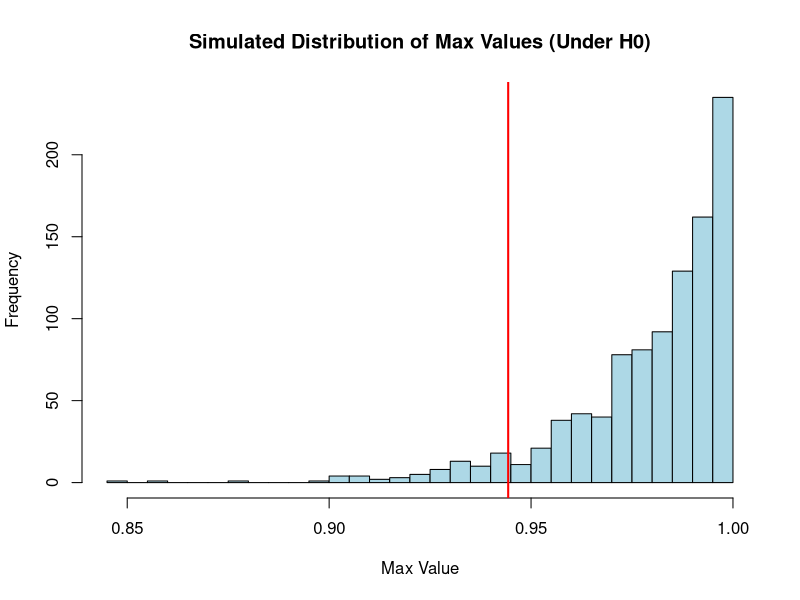
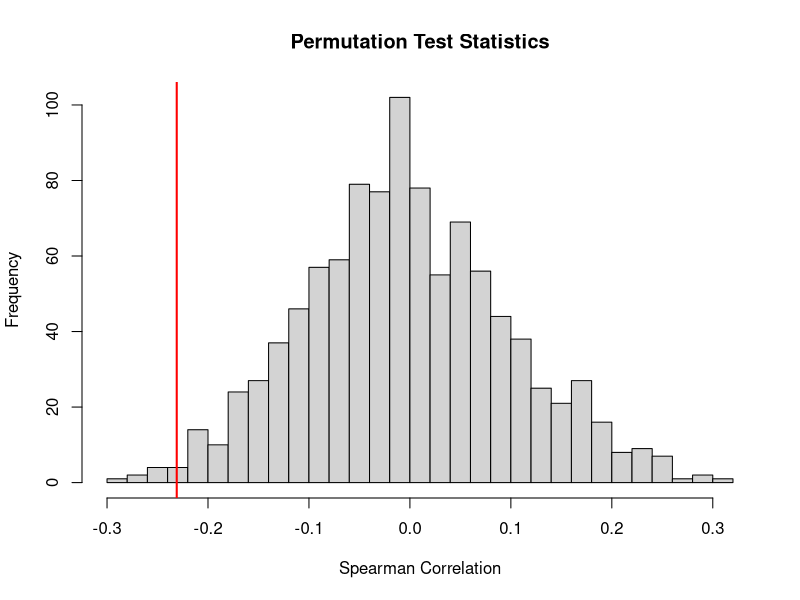
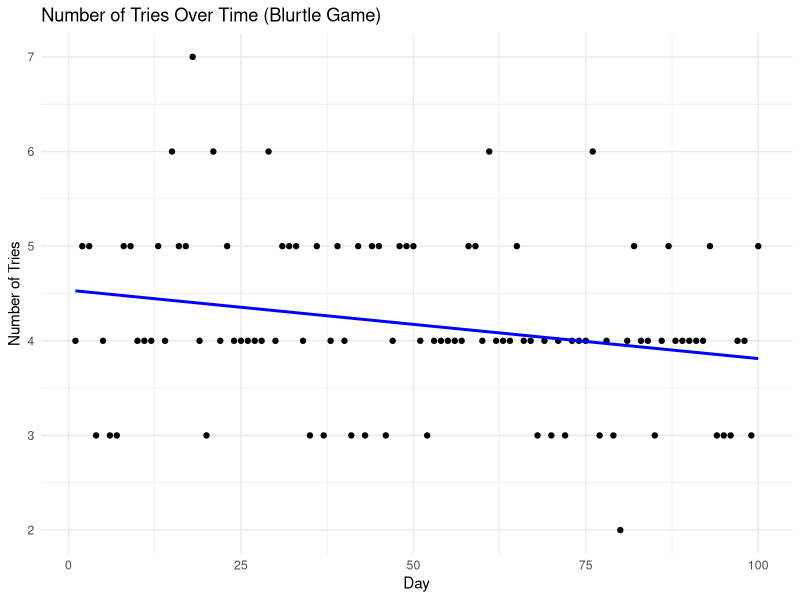
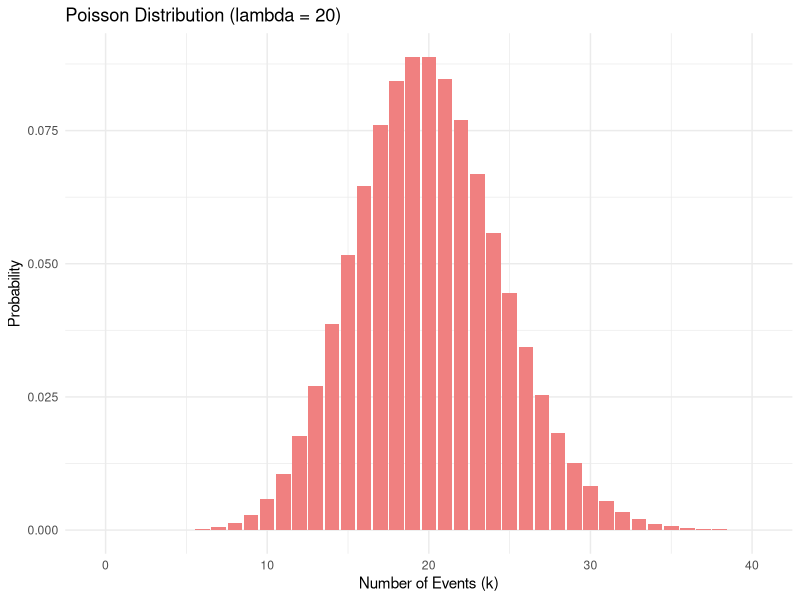

Source code (R) for these figures, in order: (Note: this script raises an error after producing the figures.)
## ---- chunk 1
knitr::opts_chunk$set(echo=T,eval=T,message=F,warning=F,fig.align='center')
library(tidyverse)
## ---- chunk 2
flips1 = "HTHTHTHTHTHTHTHTHTHTHTHTHTHTHTHTHTHTHTHTHTHTHTHTHTHTHTHTHTHTHTHTHTHTHTHTHTHTHTHTHTHTHTHTHTHTHTHTHTHTHTHTHTHTHTHTHTHTHTHTHTHTHTHTHTHTHTHTHTHTHTHTHTHTHTHTHTHTHTHTHTHTHTHTHTHTHTHTHTHTHTHTHTHTHTHTHTHTHTHT"

flips2 = "HHHTHTTTHHTHHTHHHTTTTHTHTHHTTHTHHHTHHTHTTTHTHHHTHTTTHTHTHHTHTHTTHTHHTHTHTTTHTHHHTHTHTTHTHTHHTHTHTHHHTHTTTHTHHTHTHTHHTTTHTHHTHHTTTTHTHTHHHTHTTHTHHTHTHTTHTHHTHTHHHTHHHTHTTTHTTHTTTHTHHHTHTHTTHTHHTHHTHTTT"

flips3 = "HHTHTHTTTHTHHHTHHTTTHTHHTHTTTHTHTHHTHTHTTHTHHHHHHTTTHTHTHHTHTTTHTHHTHTHTTTHTHHHTTHTTTHTHTHHHHTHTTHHTTTTTHTHHHTHTHTTTTTHHHTHHTHHTHHHTTTTHTHTHHHTHHTTTTTHTHHHTHTHTHTTTHTHHHTHTHTHTTHTHHTHTHTHTTTTHTHHHTHTH"

flips4 = "HTHHHHHHHTHTTHHTTHHHTHTHTTTHHTHHHTHHTTHTTTTTTTTTHTHHTTTTTHTHTHTHHTTHTTHTTTTTHHHTHTTTHTHTHHHTHTTTTHTHTHHTTHTHTTHHTHTHHHHTHTTHHTTHTTHTTHTHHHHHHTTTTTTHHHTTHTHHHHTTTHTTHHHTTHTHHTTTHHTHHTTTHTHHTHHHTHHTTHHH"

flips5 = "HHHHHHHHHHTTTTTTTTTTHHHHHHHHHHTTTTTTTTTTHHHHHHHHHHTTTTTTTTTTHHHHHHHHHHTTTTTTTTTTHHHHHHHHHHTTTTTTTTTTHHHHHHHHHHTTTTTTTTTTHHHHHHHHHHTTTTTTTTTTHHHHHHHHHHTTTTTTTTTTHHHHHHHHHHTTTTTTTTTTHHHHHHHHHHTTTTTTTTTT"

flips6 = "TTHTTTHTTTTTTTHTHTHTHTTHTTHTHHTHHTTTHHTHTTTHTHHTHHHTHTTHHTHHTTHTHTTTTHTHTTTHHTTTTTTTTHTHHTTHTTTTTTHTHTHTHTTTHTTHHTTHTTTHHTTTHTTHTTTTHTTTTHHTTTHTHTHHHTTTTTTHTHHTTTTTTTTTTTTHHHTTTHHHTTTHTTTHTHTTHTTTTTHT"

# you can use the function below to split the above sequences in vectors of flips
split = function(str) strsplit(str, split="")[[1]]
split(flips1)
## ---- chunk 3
# Function to find the longest run of heads ("H") in a vector of coin flips
longest_heads_run <- function(flips) {
  max_run <- 0   # Variable to store the maximum run of heads
  current_run <- 0  # Variable to count the current run of heads
  
  for (flip in flips) {
    if (flip == "H") {
      current_run <- current_run + 1  # Increment the current run of heads
    } else {
      if (current_run > max_run) {
        max_run <- current_run  # Update max_run if current_run is greater
      }
      current_run <- 0  # Reset the current run if the flip is not heads
    }
  }
  
  # Final check in case the longest run is at the end of the sequence
  if (current_run > max_run) {
    max_run <- current_run
  }
  
  return(max_run)
}

# Example usage
longest_heads_run(split(flips1))
longest_heads_run(split(flips2))
longest_heads_run(split(flips3))
longest_heads_run(split(flips4))
longest_heads_run(split(flips5))
longest_heads_run(split(flips6))

## ---- chunk 4
# Function to simulate fair coin flips and find the longest run of heads
simulate_coin_flips <- function(n_flips) {
  flips <- sample(c("H", "T"), size = n_flips, replace = TRUE)  # Simulate fair coin flips
  return(longest_heads_run(flips))  # Return the longest run of heads
}

# Number of flips in each sequence
n_flips <- 200  # Adjust this to the actual length of your flip sequences

# Monte Carlo simulation to find the average longest run of heads over 10,000 trials
set.seed(123)
n_trials <- 10000
longest_runs <- numeric(n_trials)

for (i in 1:n_trials) {
  longest_runs[i] <- simulate_coin_flips(n_flips)
}

# Calculate the average longest run of heads from the Monte Carlo simulation
average_longest_run <- mean(longest_runs)
print(paste("Average longest run of heads from Monte Carlo simulation (using a fair coin):", average_longest_run))

# Compare with the longest run of heads from each provided sequence 
flips_list <- list(flips1, flips2, flips3, flips4, flips5, flips6)
results <- sapply(flips_list, function(flip_sequence) {
  flips_vector <- split(flip_sequence)
  longest_heads <- longest_heads_run(flips_vector)
  return(longest_heads)
})

# Combine the results
comparison <- data.frame(Sequence = paste0("Flips", 1:6),
                         LongestRun = results,
                         Difference = results - average_longest_run)

# Print comparison results
print(comparison)

## ---- chunk 5
# Calculate p-values for each sequence
p_values <- sapply(results, function(longest_run) {
  # P-value is the proportion of simulated runs that are less than or equal to the longest run
  mean(longest_runs <= longest_run)
  #2 * min(mean(longest_runs >= longest_run), mean(longest_runs <= longest_run))      # if we want 2 sided test
})

# Combine the results into a data frame
comparison <- data.frame(Sequence = paste0("Flips", 1:6),
                         LongestRun = results,
                         PValue = p_values)

print(comparison)

## ---- chunk 6
set.seed(123)
flips1 = "HTHTHTHTHTHTHTHTHTHTHTHTHTHTHTHTHTHTHTHTHTHTHTHTHTHTHTHTHTHTHTHTHTHTHTHTHTHTHTHTHTHTHTHTHTHTHTHTHTHTHTHTHTHTHTHTHTHTHTHTHTHTHTHTHTHTHTHTHTHTHTHTHTHTHTHTHTHTHTHTHTHTHTHTHTHTHTHTHTHTHTHTHTHTHTHTHTHTHTHT"

flips2 = "HHHTHTTTHHTHHTHHHTTTTHTHTHHTTHTHHHTHHTHTTTHTHHHTHTTTHTHTHHTHTHTTHTHHTHTHTTTHTHHHTHTHTTHTHTHHTHTHTHHHTHTTTHTHHTHTHTHHTTTHTHHTHHTTTTHTHTHHHTHTTHTHHTHTHTTHTHHTHTHHHTHHHTHTTTHTTHTTTHTHHHTHTHTTHTHHTHHTHTTT"

flips3 = "HHTHTHTTTHTHHHTHHTTTHTHHTHTTTHTHTHHTHTHTTHTHHHHHHTTTHTHTHHTHTTTHTHHTHTHTTTHTHHHTTHTTTHTHTHHHHTHTTHHTTTTTHTHHHTHTHTTTTTHHHTHHTHHTHHHTTTTHTHTHHHTHHTTTTTHTHHHTHTHTHTTTHTHHHTHTHTHTTHTHHTHTHTHTTTTHTHHHTHTH"

flips4 = "HTHHHHHHHTHTTHHTTHHHTHTHTTTHHTHHHTHHTTHTTTTTTTTTHTHHTTTTTHTHTHTHHTTHTTHTTTTTHHHTHTTTHTHTHHHTHTTTTHTHTHHTTHTHTTHHTHTHHHHTHTTHHTTHTTHTTHTHHHHHHTTTTTTHHHTTHTHHHHTTTHTTHHHTTHTHHTTTHHTHHTTTHTHHTHHHTHHTTHHH"

flips5 = "HHHHHHHHHHTTTTTTTTTTHHHHHHHHHHTTTTTTTTTTHHHHHHHHHHTTTTTTTTTTHHHHHHHHHHTTTTTTTTTTHHHHHHHHHHTTTTTTTTTTHHHHHHHHHHTTTTTTTTTTHHHHHHHHHHTTTTTTTTTTHHHHHHHHHHTTTTTTTTTTHHHHHHHHHHTTTTTTTTTTHHHHHHHHHHTTTTTTTTTT"

flips6 = "TTHTTTHTTTTTTTHTHTHTHTTHTTHTHHTHHTTTHHTHTTTHTHHTHHHTHTTHHTHHTTHTHTTTTHTHTTTHHTTTTTTTTHTHHTTHTTTTTTHTHTHTHTTTHTTHHTTHTTTHHTTTHTTHTTTTHTTTTHHTTTHTHTHHHTTTTTTHTHHTTTTTTTTTTTTHHHTTTHHHTTTHTTTHTHTTHTTTTTHT"

# you can use the function below to split the above sequences in vectors of flips
split = function(str) strsplit(str, split="")[[1]]
split(flips1)

# Function to calculate autocorrelation for a given lag
autocorrelation <- function(sequence, lag) {
  n <- length(sequence)
  sequence_lagged <- sequence[(lag + 1):n]
  sequence_original <- sequence[1:(n - lag)]
  
  # Compute correlation between original and lagged sequence
  return(cor(sequence_original, sequence_lagged))
}

# Function to calculate the maximum streak length
max_streak_length <- function(sequence) {
  max_streak <- 0
  current_streak <- 1
  
  for (i in 2:length(sequence)) {
    if (sequence[i] == sequence[i - 1]) {
      current_streak <- current_streak + 1
    } else {
      max_streak <- max(max_streak, current_streak)
      current_streak <- 1
    }
  }
  max_streak <- max(max_streak, current_streak) # Handle case when last streak is the longest
  return(max_streak)
}

# Convert coin flips sequences to 0s and 1s (H = 1, T = 0)
convert_to_numeric <- function(sequence) {
  return(as.numeric(sequence == 'H'))
}

flips1 <- unlist(strsplit("HTHTHTHTHTHTHTHTHTHTHTHTHTHTHTHTHTHTHTHTHTHTHTHTHTHTHTHTHTHTHTHTHTHTHTHTHTHTHTHTHTHTHTHTHTHTHTHTHTHTHTHTHTHTHTHTHTHTHTHTHTHTHTHTHTHTHTHTHTHTHTHTHTHTHTHTHTHTHTHTHTHTHTHTHTHTHTHTHTHTHTHTHTHTHTHTHTHTHTHT", ""))
flips2 <- unlist(strsplit("HHHTHTTTHHTHHTHHHTTTTHTHTHHTTHTHHHTHHTHTTTHTHHHTHTTTHTHTHHTHTHTTHTHHTHTHTTTHTHHHTHTHTTHTHTHHTHTHTHHHTHTTTHTHHTHTHTHHTTTHTHHTHHTTTTHTHTHHHTHTTHTHHTHTHTTHTHHTHTHHHTHHHTHTTTHTTHTTTHTHHHTHTHTTHTHHTHHTHTTT", ""))
flips3 <- unlist(strsplit("HHTHTHTTTHTHHHTHHTTTHTHHTHTTTHTHTHHTHTHTTHTHHHHHHTTTHTHTHHTHTTTHTHHTHTHTTTHTHHHTTHTTTHTHTHHHHTHTTHHTTTTTHTHHHTHTHTTTTTHHHTHHTHHTHHHTTTTHTHTHHHTHHTTTTTHTHHHTHTHTHTTTHTHHHTHTHTHTTHTHHTHTHTHTTTTHTHHHTHTH", ""))
flips4<- unlist(strsplit("HTHHHHHHHTHTTHHTTHHHTHTHTTTHHTHHHTHHTTHTTTTTTTTTHTHHTTTTTHTHTHTHHTTHTTHTTTTTHHHTHTTTHTHTHHHTHTTTTHTHTHHTTHTHTTHHTHTHHHHTHTTHHTTHTTHTTHTHHHHHHTTTTTTHHHTTHTHHHHTTTHTTHHHTTHTHHTTTHHTHHTTTHTHHTHHHTHHTTHHH", ""))
flips5<- unlist(strsplit("HHHHHHHHHHTTTTTTTTTTHHHHHHHHHHTTTTTTTTTTHHHHHHHHHHTTTTTTTTTTHHHHHHHHHHTTTTTTTTTTHHHHHHHHHHTTTTTTTTTTHHHHHHHHHHTTTTTTTTTTHHHHHHHHHHTTTTTTTTTTHHHHHHHHHHTTTTTTTTTTHHHHHHHHHHTTTTTTTTTTHHHHHHHHHHTTTTTTTTTT", ""))
flips6<- unlist(strsplit("TTHTTTHTTTTTTTHTHTHTHTTHTTHTHHTHHTTTHHTHTTTHTHHTHHHTHTTHHTHHTTHTHTTTTHTHTTTHHTTTTTTTTHTHHTTHTTTTTTHTHTHTHTTTHTTHHTTHTTTHHTTTHTTHTTTTHTTTTHHTTTHTHTHHHTTTTTTHTHHTTTTTTTTTTTTHHHTTTHHHTTTHTTTHTHTTHTTTTTHT", ""))

# Convert to numeric
flips1_num <- convert_to_numeric(flips1)
flips2_num <- convert_to_numeric(flips2)
flips3_num <- convert_to_numeric(flips3)
flips4_num <- convert_to_numeric(flips4)
flips5_num <- convert_to_numeric(flips5)
flips6_num <- convert_to_numeric(flips6)

max_streak_flips1 <- max_streak_length(flips1_num)
max_streak_flips2 <- max_streak_length(flips2_num)
max_streak_flips3 <- max_streak_length(flips3_num)
max_streak_flips4 <- max_streak_length(flips4_num)
max_streak_flips5 <- max_streak_length(flips5_num)
max_streak_flips6 <- max_streak_length(flips6_num)

cat("Flips1 Max Streak Length:", max_streak_flips1, "\n")
cat("Flips2 Max Streak Length:", max_streak_flips2, "\n")
cat("Flips3 Max Streak Length:", max_streak_flips3, "\n")
cat("Flips4 Max Streak Length:", max_streak_flips4, "\n")
cat("Flips5 Max Streak Length:", max_streak_flips5, "\n")
cat("Flips6 Max Streak Length:", max_streak_flips6, "\n")

# Function to simulate coin flips and find max streak length
simulate_max_streak <- function(n_flips) {
  sequence <- sample(c(0, 1), n_flips, replace = TRUE)  # Random sequence (0 = T, 1 = H)
  max_streak_length(sequence)
}
simulate_max_streak(200)
# Simulate max streak lengths for many random sequences

n_simulations <- 10000
n_flips <- 200
simulated_streaks <- replicate(n_simulations, simulate_max_streak(n_flips))

# Compare observed max streaks with simulated distribution
observed_streaks <- c(1, 4, 6, 9, 10, 12)

# Calculate the proportion of simulated streaks that are longer than or equal to each observed streak
p_values <- sapply(observed_streaks, function(obs) mean(simulated_streaks >= obs))

cat("P-values for each observed streak length:", p_values, "\n")

## ---- chunk 7
flips1 = "HTHTHTHTHTHTHTHTHTHTHTHTHTHTHTHTHTHTHTHTHTHTHTHTHTHTHTHTHTHTHTHTHTHTHTHTHTHTHTHTHTHTHTHTHTHTHTHTHTHTHTHTHTHTHTHTHTHTHTHTHTHTHTHTHTHTHTHTHTHTHTHTHTHTHTHTHTHTHTHTHTHTHTHTHTHTHTHTHTHTHTHTHTHTHTHTHTHTHTHT"

flips2 = "HHHTHTTTHHTHHTHHHTTTTHTHTHHTTHTHHHTHHTHTTTHTHHHTHTTTHTHTHHTHTHTTHTHHTHTHTTTHTHHHTHTHTTHTHTHHTHTHTHHHTHTTTHTHHTHTHTHHTTTHTHHTHHTTTTHTHTHHHTHTTHTHHTHTHTTHTHHTHTHHHTHHHTHTTTHTTHTTTHTHHHTHTHTTHTHHTHHTHTTT"

flips3 = "HHTHTHTTTHTHHHTHHTTTHTHHTHTTTHTHTHHTHTHTTHTHHHHHHTTTHTHTHHTHTTTHTHHTHTHTTTHTHHHTTHTTTHTHTHHHHTHTTHHTTTTTHTHHHTHTHTTTTTHHHTHHTHHTHHHTTTTHTHTHHHTHHTTTTTHTHHHTHTHTHTTTHTHHHTHTHTHTTHTHHTHTHTHTTTTHTHHHTHTH"

flips4 = "HTHHHHHHHTHTTHHTTHHHTHTHTTTHHTHHHTHHTTHTTTTTTTTTHTHHTTTTTHTHTHTHHTTHTTHTTTTTHHHTHTTTHTHTHHHTHTTTTHTHTHHTTHTHTTHHTHTHHHHTHTTHHTTHTTHTTHTHHHHHHTTTTTTHHHTTHTHHHHTTTHTTHHHTTHTHHTTTHHTHHTTTHTHHTHHHTHHTTHHH"

flips5 = "HHHHHHHHHHTTTTTTTTTTHHHHHHHHHHTTTTTTTTTTHHHHHHHHHHTTTTTTTTTTHHHHHHHHHHTTTTTTTTTTHHHHHHHHHHTTTTTTTTTTHHHHHHHHHHTTTTTTTTTTHHHHHHHHHHTTTTTTTTTTHHHHHHHHHHTTTTTTTTTTHHHHHHHHHHTTTTTTTTTTHHHHHHHHHHTTTTTTTTTT"

flips6 = "TTHTTTHTTTTTTTHTHTHTHTTHTTHTHHTHHTTTHHTHTTTHTHHTHHHTHTTHHTHHTTHTHTTTTHTHTTTHHTTTTTTTTHTHHTTHTTTTTTHTHTHTHTTTHTTHHTTHTTTHHTTTHTTHTTTTHTTTTHHTTTHTHTHHHTTTTTTHTHHTTTTTTTTTTTTHHHTTTHHHTTTHTTTHTHTTHTTTTTHT"

 sequence_bin1 <- as.numeric(unlist(strsplit(flips1, "")) == "H")
 sequence_bin2 <- as.numeric(unlist(strsplit(flips2, "")) == "H")
 sequence_bin3 <- as.numeric(unlist(strsplit(flips3, "")) == "H")
 sequence_bin4 <- as.numeric(unlist(strsplit(flips4, "")) == "H")
 sequence_bin5 <- as.numeric(unlist(strsplit(flips5, "")) == "H")
 sequence_bin6 <- as.numeric(unlist(strsplit(flips6, "")) == "H")

# Function to calculate autocorrelation for a given lag
compute_autocorrelation <- function(sequence, lag) {
  n <- length(sequence)
  if (lag >= n) return(NA)
  
  seq1 <- sequence[1:(n-lag)]
  seq2 <- sequence[(lag+1):n]
  
  return(cor(seq1, seq2))
}

# Generate a random coin flip sequence (H = 1, T = 0)
generate_random_sequence <- function(n) {
  sample(c(0, 1), size = n, replace = TRUE)
}

# Function to perform the Monte Carlo test with autocorrelation
autocorrelation_test <- function(observed_seq, n_sim = 1000, max_lag = 5) {
  n <- length(observed_seq)
  
  # Compute autocorrelation for observed sequence
  observed_autocorrs <- sapply(1:max_lag, function(lag) compute_autocorrelation(observed_seq, lag))
  
  # Monte Carlo simulation
  sim_autocorrs <- matrix(NA, nrow = n_sim, ncol = max_lag)
  
  for (i in 1:n_sim) {
    random_seq <- generate_random_sequence(n)
    sim_autocorrs[i, ] <- sapply(1:max_lag, function(lag) compute_autocorrelation(random_seq, lag))
  }
  
  # Calculate p-values for each lag
  p_values <- sapply(1:max_lag, function(lag) {
    mean(abs(sim_autocorrs[, lag]) >= abs(observed_autocorrs[lag]))
  })
  
  return(list(observed_autocorrs = observed_autocorrs, sim_autocorrs = sim_autocorrs, p_values = p_values))
}

# Run autocorrelation test
test_result_flips1 <- autocorrelation_test(sequence_bin1, n_sim = 10000, max_lag = 5)
test_result_flips2 <- autocorrelation_test(sequence_bin2, n_sim = 10000, max_lag = 5)
test_result_flips3 <- autocorrelation_test(sequence_bin3, n_sim = 10000, max_lag = 5)
test_result_flips4 <- autocorrelation_test(sequence_bin4, n_sim = 10000, max_lag = 5)
test_result_flips5 <- autocorrelation_test(sequence_bin5, n_sim = 10000, max_lag = 5)
test_result_flips6 <- autocorrelation_test(sequence_bin6, n_sim = 10000, max_lag = 5)

# Print results
print("Autocorrelation Test for flips1:")
print(test_result_flips1$p_values)
print("Autocorrelation Test for flips2:")
print(test_result_flips2$p_values)
print("Autocorrelation Test for flips3:")
print(test_result_flips3$p_values)
print("Autocorrelation Test for flips4:")
print(test_result_flips4$p_values)
print("Autocorrelation Test for flips5:")
print(test_result_flips5$p_values)
print("Autocorrelation Test for flips6:")
print(test_result_flips6$p_values)

## ---- chunk 8
X <- read.csv("uniform_sample.csv")$x
head(X)
## ---- chunk 9
n <- 50  # Sample size
M <- 1000  # Number of simulations

# Simulate the maximum values of uniform distribution over [0,1]
sim_max <- replicate(M, max(runif(n, 0, 1)))
#sim_max
mean(sim_max) # mean of the maxes of the simulated sequences

# Observed max from the sample
obs_max<- max(X)
obs_max

# Calculate the p-value simulated max greater than observed
p_value <- mean(sim_max >= obs_max)
p_value

# Plot the histogram
hist(sim_max, breaks = 30, main = "Simulated Distribution of Max Values (Under H0)",
     xlab = "Max Value", col = "lightblue")

# Add a red line at the observed max value
abline(v = obs_max, col = "red", lwd = 2)

## ---- chunk 10
blurtle <- read.csv("blurtle.csv")

#blurtle
#blurtle$tries
#mean(blurtle$tries)
#var(blurtle$tries)

# Compute observed test statistic
observed_stat <- cor(blurtle$day, blurtle$tries, method = "spearman")

# Permutation test function
perm_test <- function(data, n_perm = 1000) {
  perm_stats <- numeric(n_perm)
  
  for (i in 1:n_perm) {
    perm_data <- data
    perm_data$tries <- sample(perm_data$tries)
    perm_stats[i] <- cor(perm_data$day, perm_data$tries, method = "spearman")
  }
  
  return(perm_stats)
}

set.seed(123)
perm_stats <- perm_test(blurtle)

# Calculate p-value
p_value <- (sum(abs(perm_stats) >= abs(observed_stat)) + 1) / (length(perm_stats) + 1)

# Plot distribution of permutation test statistics
hist(perm_stats, main = "Permutation Test Statistics", xlab = "Spearman Correlation", breaks = 30)
abline(v = observed_stat, col = "red", lwd = 2)

print(paste("Observed test statistic: ", observed_stat))
print(paste("P-value: ", p_value))
## ---- chunk 11
# Load necessary library
library(ggplot2)

# Create scatter plot with regression line
ggplot(blurtle, aes(x = day, y = tries)) +
  geom_point() +  # Scatter plot points
  geom_smooth(method = "lm", color = "blue", se = FALSE) +  # Linear regression line
  labs(title = "Number of Tries Over Time (Blurtle Game)", x = "Day", y = "Number of Tries") +
  theme_minimal()

## ---- chunk 12
# Load necessary library
if (!requireNamespace("ggplot2", quietly = TRUE)) {
  install.packages("ggplot2")
}
library(ggplot2)

# Parameters for the Poisson distribution
lambda <- 20

# Generate possible values of k (number of events)
k_values <- 0:40

# Calculate Poisson probabilities
poisson_probabilities <- dpois(k_values, lambda)

# Create a data frame for plotting
data <- data.frame(k_values, poisson_probabilities)

# Plot the Poisson distribution
ggplot(data, aes(x = k_values, y = poisson_probabilities)) +
  geom_bar(stat = "identity", fill = "lightcoral") +
  ggtitle("Poisson Distribution (lambda = 20)") +
  xlab("Number of Events (k)") +
  ylab("Probability") +
  theme_minimal()

# Access specific values
whole_number_value <- dpois(24, lambda)  # Whole number k = 22
decimal_number_value <- dpois(24.5, lambda)  # Decimal k = 21.5 (invalid in Poisson)
decimal_number_value2 <- dpois(25, lambda)

whole_number_value
decimal_number_value
decimal_number_value2

## ---- chunk 13
binomial(100, 0.7)
